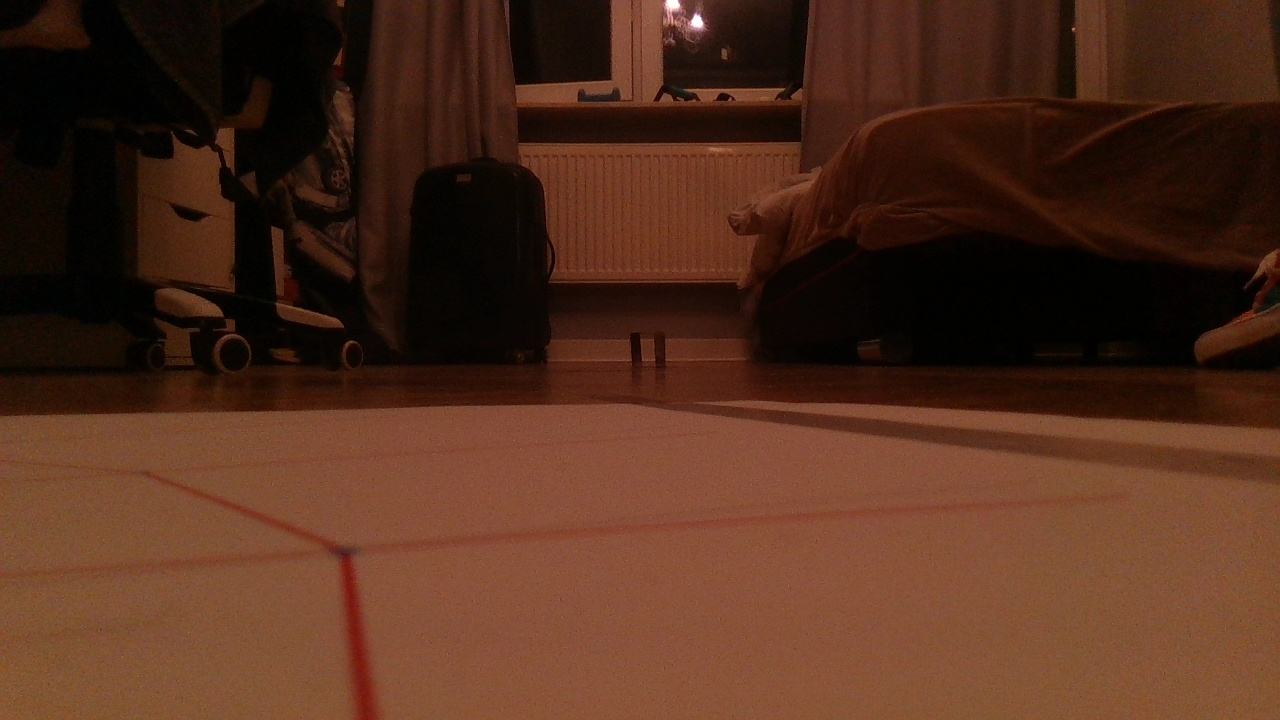
#> input picture test_data_photos/far_cube/photo_00.jpg, 1280 x 720 px; its folder holds only this picture in this run
$ jupyter execute test_cube.ipynb
#> lines starting #> are read from the running program, lines starting #| are printed output that depends on the picture; after the words box and inside, x2 and y2 are one past the last pixel; in counts of white or black regions, pixels touching at a corner belong together
[cell 1]
import cv2 # should be 4.7
import glob
import matplotlib.pyplot as plt
import cv2.aruco as aruco
import numpy as np

print( cv2.__version__)

[cell 2]
# OUR FINAL CAMERA CALIBRATION MATRIX
calibration = 0.6442544274536695
cameraMatrix = np.array([[932.35252209,   0.,         657.24325896],
 [  0.,         930.23581552, 357.42939289],
 [  0.,           0.,           1.        ]])
distCoeffs = np.array([[ 1.76279343e-01, -6.07952723e-01, -4.64176532e-04, -4.96839648e-04, 6.04867450e-01]])

[cell 3]
def produce_cube_points(x, z):
    y = 1.3
    A = np.array([[x, y, z],
                  [x, y -  6., z],
                  [x - 6., y -  6., z],
                  [x - 6., y, z],
                  [x, y, z + 6.],
                  [x, y -  6., z + 6.],
                  [x - 6., y -  6., z + 6.],
                  [x - 6., y, z + 6.]])
    return A

def changeCoordinates(point, movement):
    angle = - movement[2]
    x_translation = - movement[0]
    z_translation = - movement[1]
    Rxz = np.array([[np.cos(angle), 0, -np.sin(angle)],
                    [0, 1, 0],
                    [np.sin(angle), 0, np.cos(angle)]])

    # Apply the rotation matrix to point P
    point_rotated = np.dot(Rxz, point)

    # Translate the coordinates of P by x and z
    return point_rotated + np.array([x_translation, 0, z_translation])

def points_with_movement(x, z, movement):
#> called with x = -20, z = 160
    A = produce_cube_points(x, z)
    for i in range(len(A)):
        A[i] = changeCoordinates(A[i], movement)
    return A

[cell 4]
RELATIVE_PATH_CUBE = './*.jpg'
images_cube = sorted(glob.glob(RELATIVE_PATH_CUBE))
print(len(images_cube))

points3dOnCube = np.array([produce_cube_points(0., 160.),
                          produce_cube_points(30., 160.),
                          produce_cube_points(-20., 160.),
                          points_with_movement(-20., 160., [0.0427171547, - 0.0567852171, np.pi / 9]),
                          points_with_movement(0., 160., [0.0427171547, - 0.0567852171, np.pi / 9]),
                          points_with_movement(30., 160., [0.0427171547, - 0.0567852171, np.pi / 9]),
                          points_with_movement(-20., 160., [- 0.0427171547, 0.0567852171, - np.pi / 9]),
                          points_with_movement(0., 160., [- 0.0427171547, 0.0567852171, - np.pi / 9]),
                          points_with_movement(30., 160., [- 0.0427171547, 0.0567852171, - np.pi / 9])
                          ])

[cell 5]
count = 0
for i in range(len(images_cube)):
    if i <= 100:
        points3dOnCube1 = points3dOnCube[i]
        img = cv2.imread(images_cube[i])
#> img is the input picture: shape (720, 1280, 3); mean B, G, R 29.1, 45.6, 80.9

        img = cv2.drawFrameAxes(img, cameraMatrix, distCoeffs, np.array([0.0, 0.0, 0.0]), np.array([0.0, 0.0, 1.0]), 0.1) # draw the chessboard coordinate system
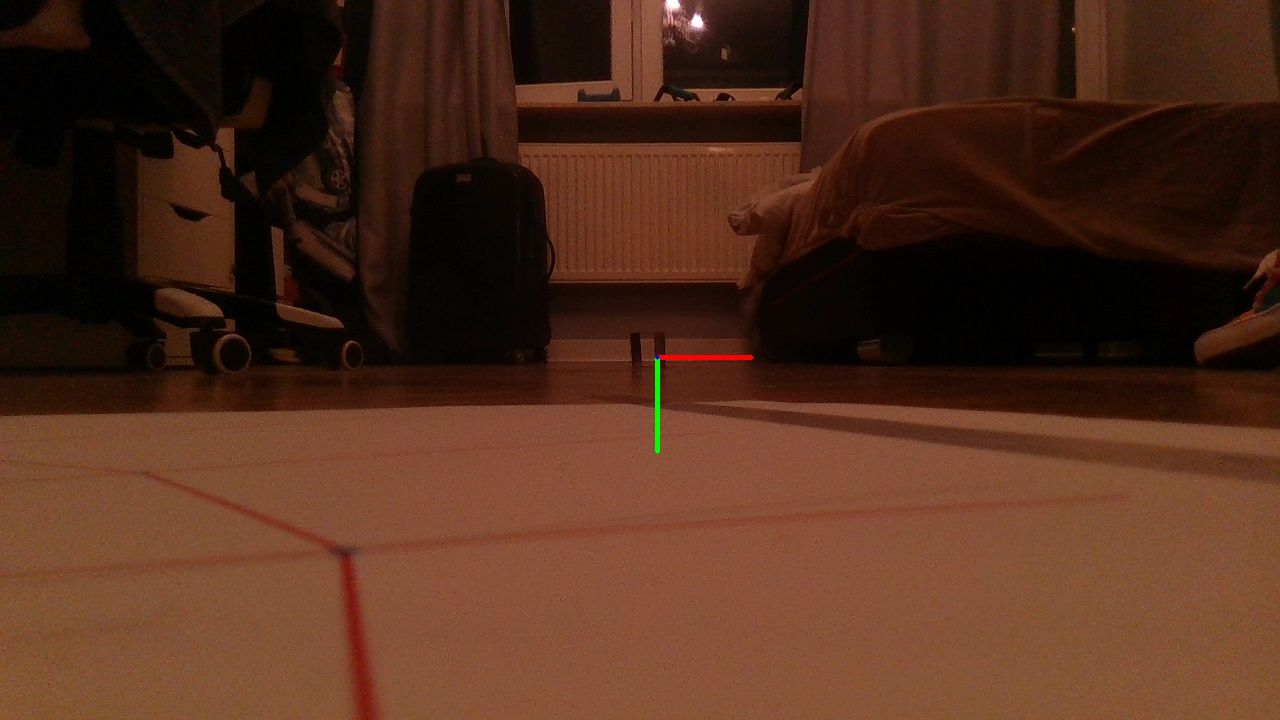
#> img: shape (720, 1280, 3); 0.1% of pixels changed, all inside (x1, y1, x2, y2) = (655, 355, 754, 454)

        # project the 3D point onto the image
        point_2d, _ = cv2.projectPoints(points3dOnCube1, np.array([0.0, 0.0, 0.0]), np.array([0.0, 0.0, 1.0]), cameraMatrix, distCoeffs)

        # round the pixel coordinates to integers
        point_2d = np.round(point_2d).astype(np.int32)

        print("points3dOnCube1:  ", points3dOnCube1)
        print("point_2d:  ", point_2d)
        colors=[(0, 0, 255), (0, 255, 0), (255, 0, 0), (0, 0, 0), (0, 0, 0), (0, 0, 0), (0, 0, 0), (0, 0, 0), (0, 0, 0)]

        for x, y in point_2d[:,0,:]:
            img = cv2.circle(img, (x, y), radius=5, color=(255,0,0), thickness=-1)
            i += 1
#> img: shape (720, 1280, 3); mean B, G, R 29.2, 45.7, 80.9
#> after the loop, i = 8

        img = cv2.undistort(img, cameraMatrix, distCoeffs, None, cameraMatrix) # undistort the image (get's crazy)
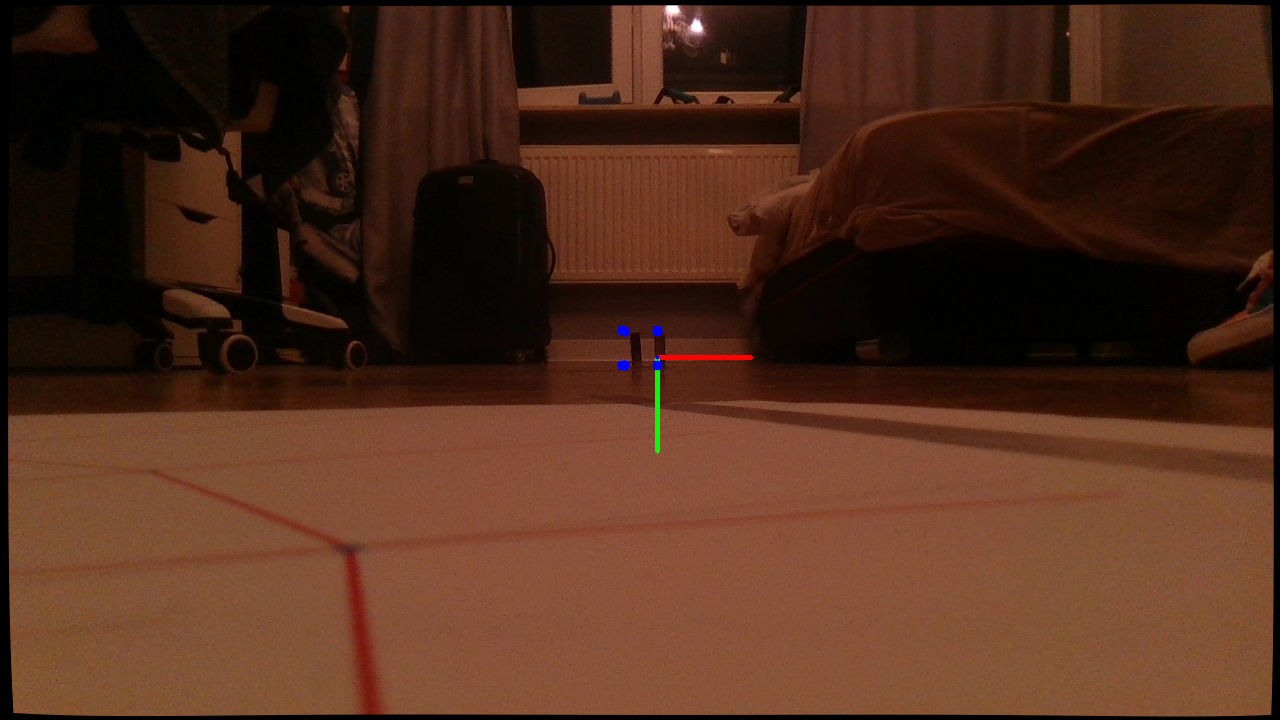
#> img: shape (720, 1280, 3); mean B, G, R 28.4, 44.5, 78.8

        # uncomment this to see the result!
        plt.imshow(img)
        plt.show()

    count += 1

$ run again, on test_data_photos/far_cube/photo_04.jpg
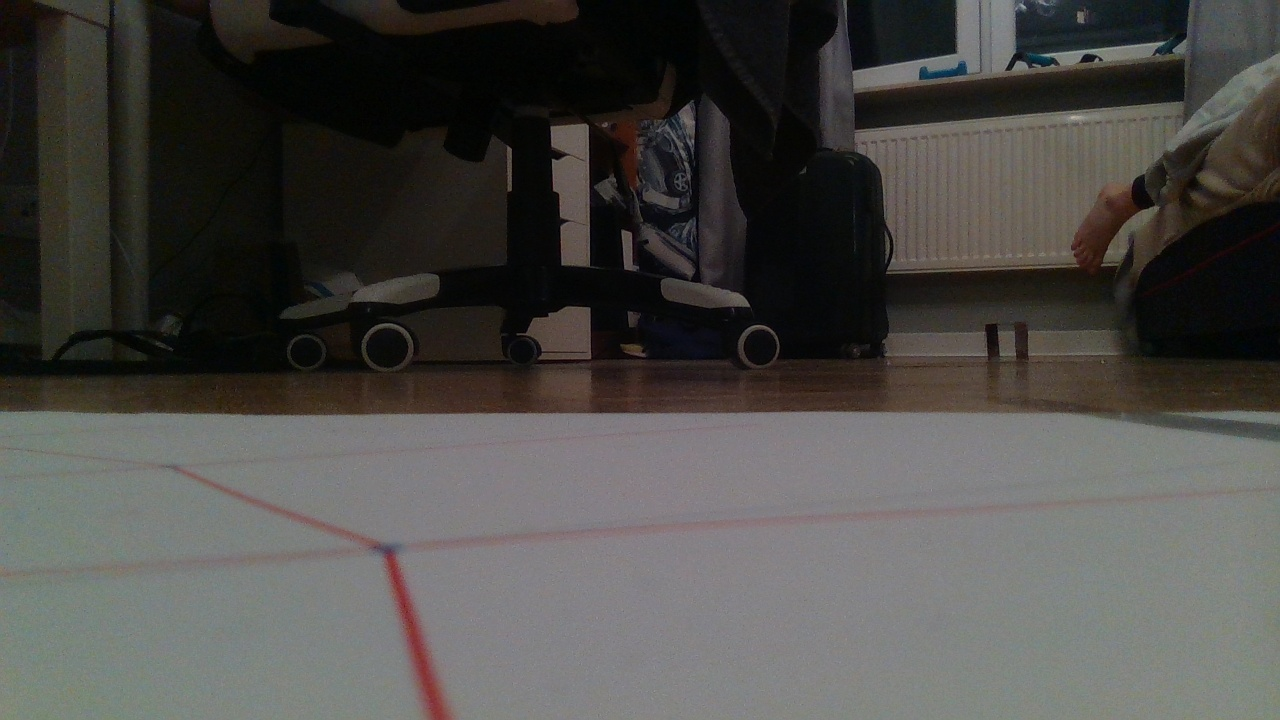
#> input picture test_data_photos/far_cube/photo_04.jpg, 1280 x 720 px
#> img is the input picture: shape (720, 1280, 3); mean B, G, R 71.6, 74.6, 76.1
#> `img = cv2.drawFrameAxes(img, cameraMatrix, distCoeffs, np.array([0.0, ..`:
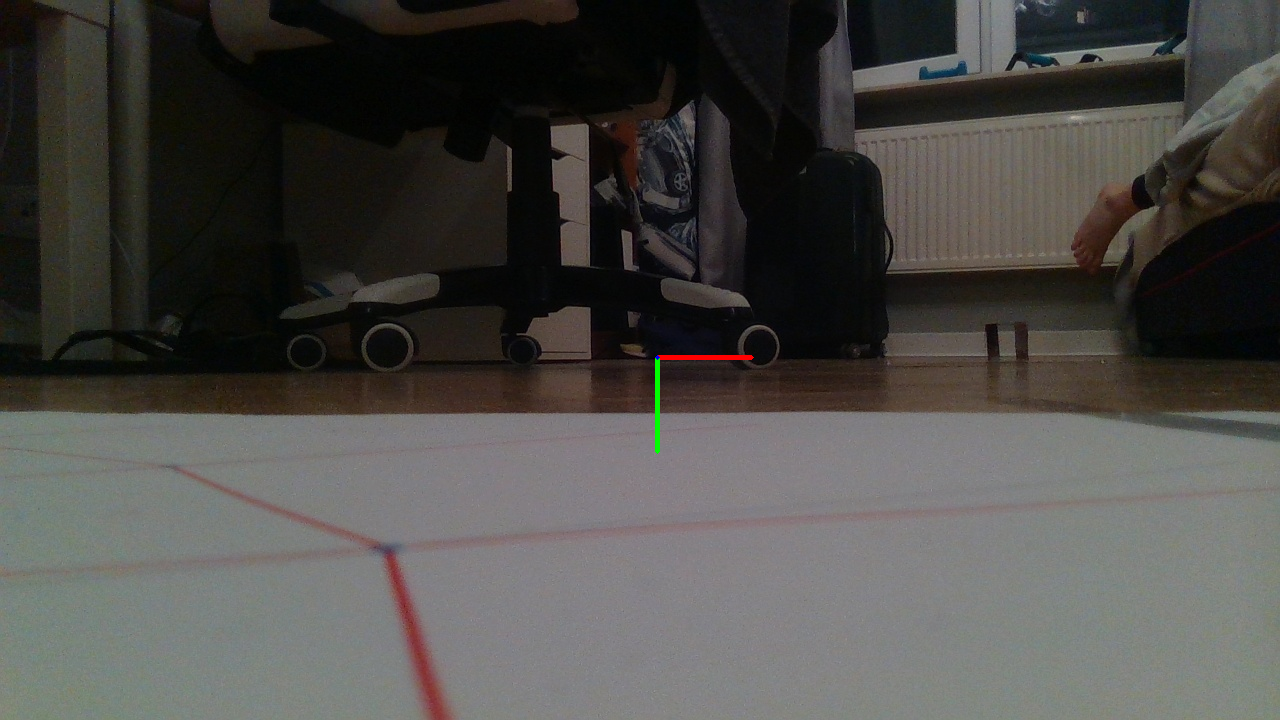
#> img: shape (720, 1280, 3); 0.1% of pixels changed, all inside (x1, y1, x2, y2) = (655, 355, 754, 454)
#> after the loop `for x, y in point_2d[:,0,:]:`: i = 8
#> `img = cv2.undistort(img, cameraMatrix, distCoeffs, None, cameraMatrix)..`:
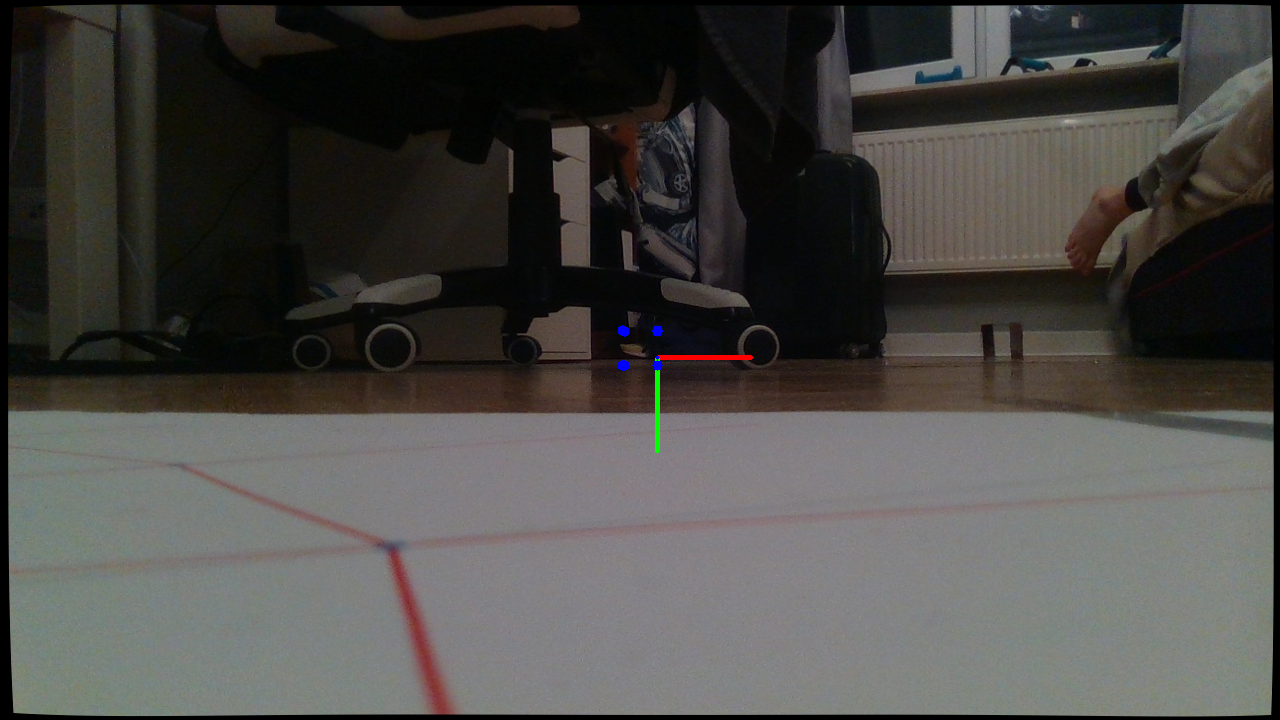
#> img: shape (720, 1280, 3); mean B, G, R 69.7, 72.7, 74.1

$ run again, on test_data_photos/far_cube/photo_05.jpg
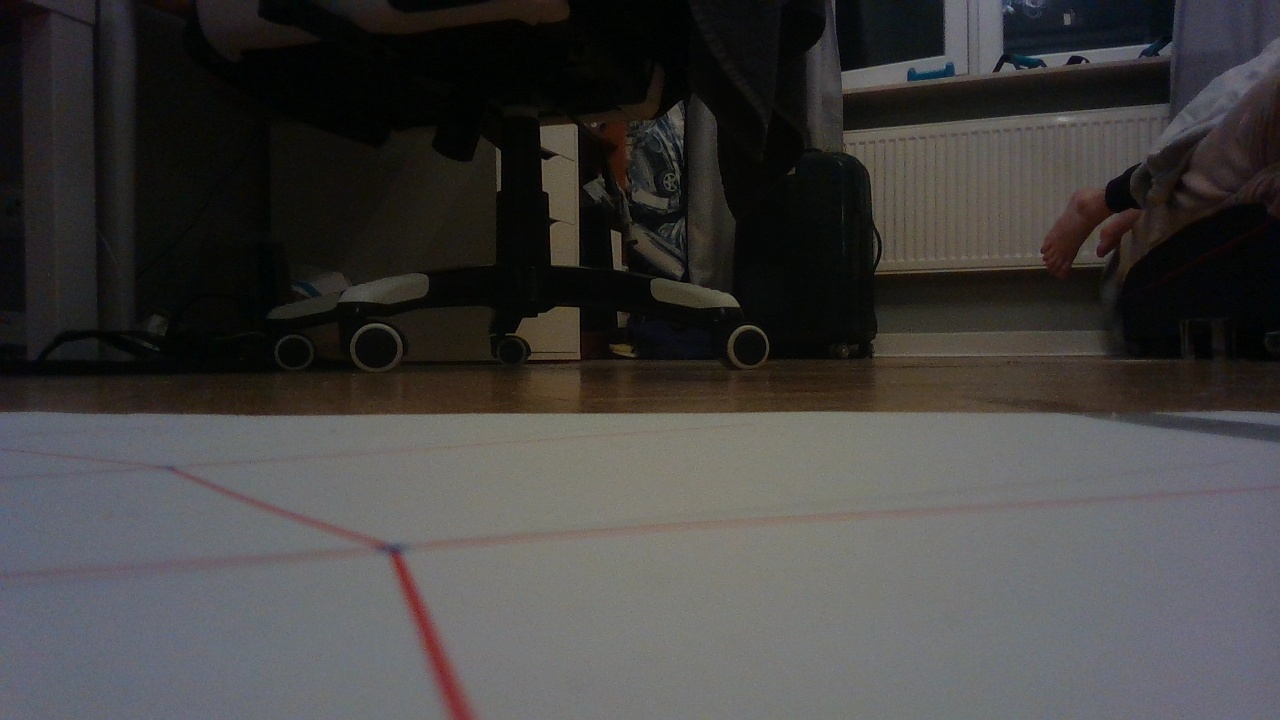
#> input picture test_data_photos/far_cube/photo_05.jpg, 1280 x 720 px
#> img is the input picture: shape (720, 1280, 3); mean B, G, R 64.5, 65.3, 66.9
#> `img = cv2.drawFrameAxes(img, cameraMatrix, distCoeffs, np.array([0.0, ..`:
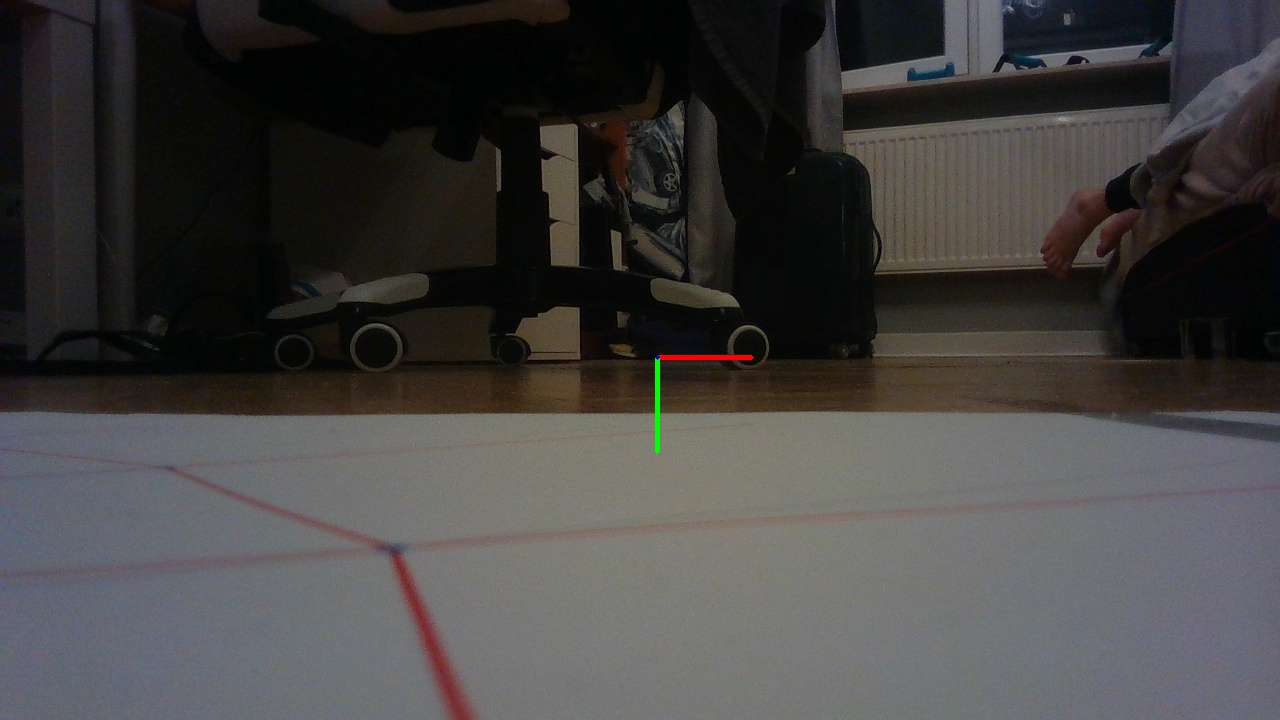
#> img: shape (720, 1280, 3); 0.1% of pixels changed, all inside (x1, y1, x2, y2) = (655, 355, 754, 454)
#> after the loop `for x, y in point_2d[:,0,:]:`: i = 8
#> `img = cv2.undistort(img, cameraMatrix, distCoeffs, None, cameraMatrix)..`:
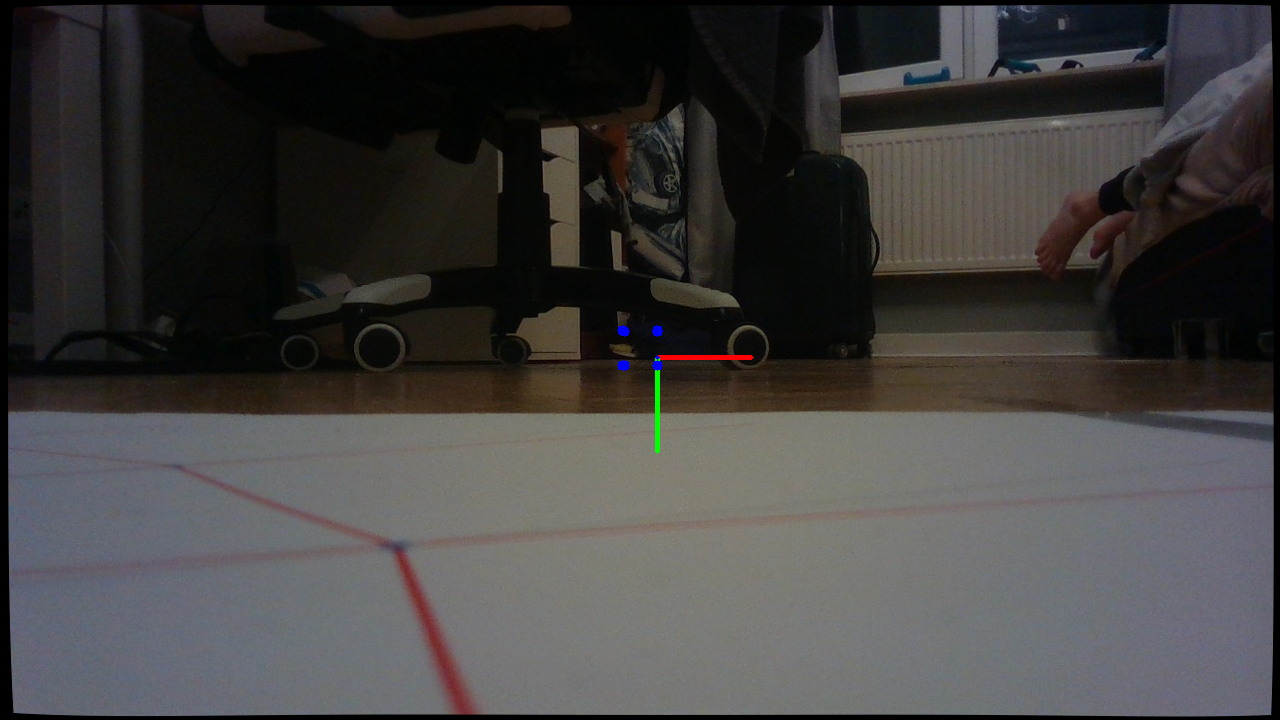
#> img: shape (720, 1280, 3); mean B, G, R 62.8, 63.6, 65.2
